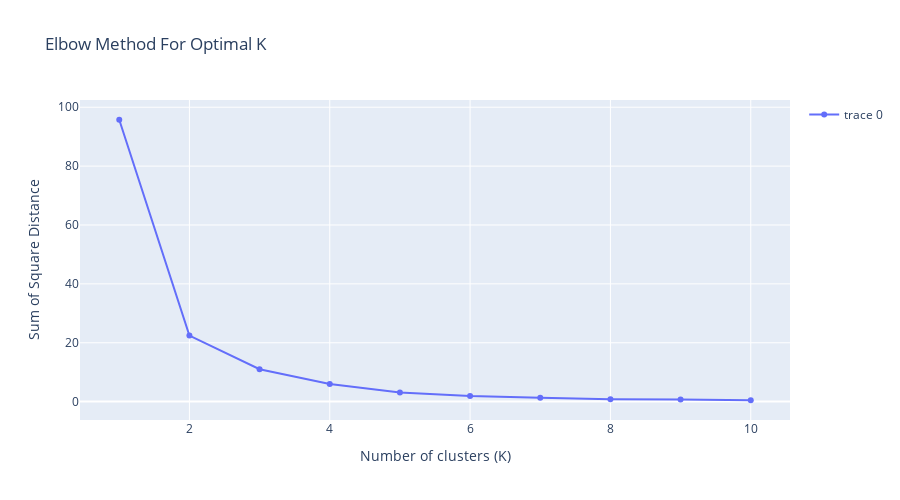

The notebook cell saved with this chart:
### Markdown cell above
## Elbow Method for Optimal K

### Code cell
#scaler = MinMaxScaler()
#clus_col = scaler.fit_transform(df[['avg-total']])
clus_col = df[['avg-total']]

k = range(1,11)
wcss = {}
for k in k :
    km = KMeans(n_clusters = k, init='random', random_state=42)
    km.fit(clus_col)
    wcss[k] = km.inertia_


fig = go.Figure(data = go.Scatter(x=list(wcss.keys()), y=list(wcss.values()), mode='lines+markers'))
fig.update_layout(title = 'Elbow Method For Optimal K',
                  xaxis = dict(title='Number of clusters (K)'),
                  yaxis = dict(title='Sum of Square Distance'),
                  showlegend = True,
                  width = 900,
                  height = 500)

fig.show()

### Figure 1 — Plotly figure (JSON) as saved in the notebook; plotly's stock layout.template omitted (floating-point values rounded to 4 significant figures)
{"data": [{"mode": "lines+markers", "type": "scatter", "x": [1, 2, 3, 4, 5, 6, 7, 8, 9, 10], "y": [95.75, 22.43, 11.02, 5.965, 3.136, 1.949, 1.346, 0.8112, 0.7193, 0.4662]}], "layout": {"height": 500, "showlegend": true, "title": {"text": "Elbow Method For Optimal K"}, "width": 900, "xaxis": {"title": {"text": "Number of clusters (K)"}}, "yaxis": {"title": {"text": "Sum of Square Distance"}}}}
